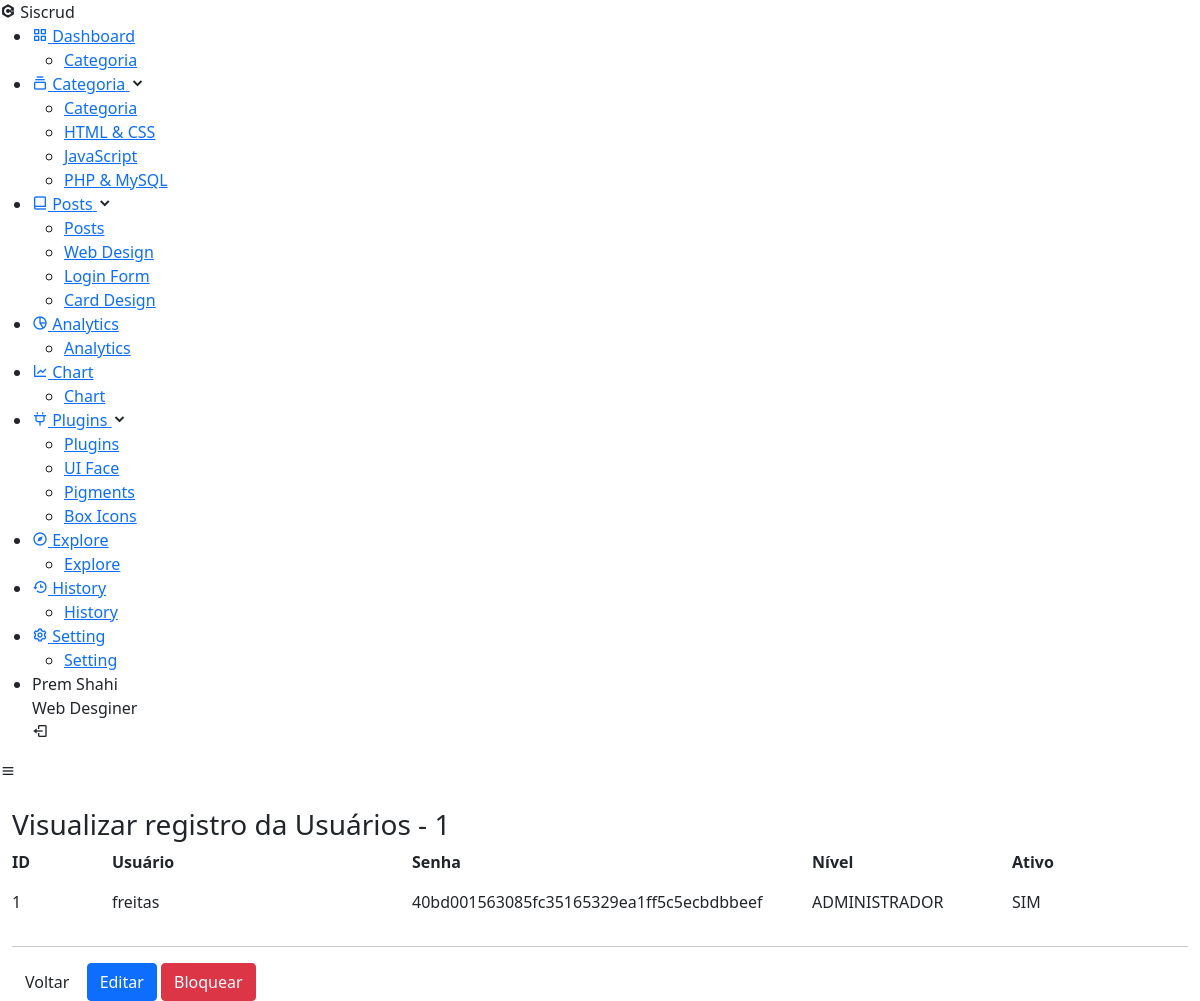
/index.php?page=view_usu&id=1, run on the app's committed database.
### tables this page shows
CREATE TABLE IF NOT EXISTS `usuario` (
  `id` int(11) unsigned NOT NULL AUTO_INCREMENT,
  `usuario` varchar(25) NOT NULL,
  `senha` varchar(40) NOT NULL,
  `nivel` int(1) unsigned NOT NULL DEFAULT 1,
  `ativo` tinyint(1) NOT NULL DEFAULT 1,
  PRIMARY KEY (`id`),
  UNIQUE KEY `usuario` (`usuario`),
  KEY `nivel` (`nivel`)
);

### sis/usuarios/view_usu.php (the view, shortened to what this page needs)
<?php
	$id = (int) $_GET['id'];
	$sql = mysqli_query($con, "select * from usuario where id = '".$id."';");
	$row = mysqli_fetch_array($sql);
?>
<div id="main" class="container-fluid">
	<br>
		<h3 class="page-header">Visualizar registro da Usuários - <?php echo $id;?></h3>
	<div class="row">
		<div class="col-md-1">
			<p><strong>ID</strong></p>
			<p><?php echo $row['id'];?></p>
		</div>
		<div class="col-md-3">
			<p><strong>Usuário</strong></p>
			<p><?php echo $row['usuario']; ?></p>
		</div>
		<div class="col-md-4">
			<p><strong>Senha</strong></p>
			<p><?php echo $row['senha']; ?></p>
		</div>
		<div class="col-md-2">
			<p><strong>Nível</strong></p>
			<p><?php switch($row['nivel'])
					{
						case 3: echo "ADMINISTRADOR";break;
					}
				?>
			</p>
		</div>
		<div class="col-md-2">
			<p><strong>Ativo</strong></p>
			<p><?php
				if($row["ativo"]==1){
					echo "SIM";
				}else if($row["ativo"]==0){
					echo "NÃO";
				}
				?>
			</p>
		</div>
	</div>
	<hr/>
	<div id="actions" class="row">
		<div class="col-md-12">
			<a href="?page=lista_usu" class="btn btn-default">Voltar</a>
			<?php echo "<a href=?page=fedita_usu&id=".$row['id']." class='btn btn-primary'>Editar</a>";?>
			<?php
				if($row["ativo"]==1){
					echo "<a href=?page=block_usu&id=".$row['id']." class='btn btn-danger'>Bloquear</a>";
				}else if($row["ativo"]==0){
					echo "<a href=?page=ativa_usu&id=".$row['id']." class='btn btn-success'>&nbsp;&nbsp;&nbsp;Ativar&nbsp;&nbsp;</a>";
				}
				?>
		</div>
	</div>
</div>

### data on the page
usuario: id "1", usuario "freitas", senha "40bd001563085fc35165329ea1ff5c5ecbdbbeef"

### other printed values
$id "1"
